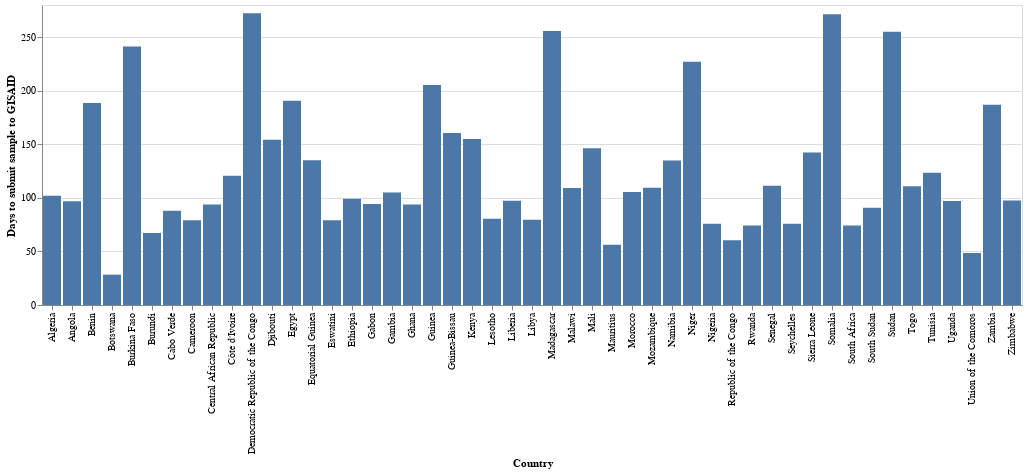

Notebook code cell kept with this figure:
### Code cell
alt.Chart(days_to_submit_df_2021).mark_bar().encode(x=alt.X("country", title="Country"), y=alt.Y("days_to_submit", title="Days to submit sample to GISAID"))

### Figure 1 — Vega-Lite specification as saved in the notebook (floating-point values rounded to 4 significant figures)
{"config": {"view": {"continuousWidth": 400, "continuousHeight": 300}}, "data": {"name": "data-6e5c3cc181a7acbf2c67bc04da58973a"}, "mark": "bar", "encoding": {"x": {"type": "nominal", "field": "country", "title": "Country"}, "y": {"type": "quantitative", "field": "days_to_submit", "title": "Days to submit sample to GISAID"}}, "$schema": "https://vega.github.io/schema/vega-lite/v4.8.1.json", "datasets": {"data-6e5c3cc181a7acbf2c67bc04da58973a": [{"country": "Botswana", "length": 29750.0, "purpose_of_sequencing": null, "days_to_submit": 28.33}, {"country": "Union of the Comoros", "length": 29760.0, "purpose_of_sequencing": null, "days_to_submit": 48.59}, {"country": "Mauritius", "length": 29740.0, "purpose_of_sequencing": null, "days_to_submit": 56.21}, {"country": "Republic of the Congo", "length": 29690.0, "purpose_of_sequencing": null, "days_to_submit": 60.48}, {"country": "Burundi", "length": 29700.0, "purpose_of_sequencing": null, "days_to_submit": 67.29}, {"country": "South Africa", "length": 29730.0, "purpose_of_sequencing": null, "days_to_submit": 74.3}, {"country": "Rwanda", "length": 29650.0, "purpose_of_sequencing": null, "days_to_submit": 74.31}, {"country": "Seychelles", "length": 29750.0, "purpose_of_sequencing": null, "days_to_submit": 75.89}, {"country": "Nigeria", "length": 29760.0, "purpose_of_sequencing": null, "days_to_submit": 75.94}, {"country": "Cameroon", "length": 29790.0, "purpose_of_sequencing": null, "days_to_submit": 79.05}, {"country": "Eswatini", "length": 29640.0, "purpose_of_sequencing": null, "days_to_submit": 79.06}, {"country": "Libya", "length": 29480.0, "purpose_of_sequencing": null, "days_to_submit": 79.62}, {"country": "Lesotho", "length": 29660.0, "purpose_of_sequencing": null, "days_to_submit": 80.61}, {"country": "Cabo Verde", "length": 29770.0, "purpose_of_sequencing": null, "days_to_submit": 87.85}, {"country": "South Sudan", "length": 29680.0, "purpose_of_sequencing": null, "days_to_submit": 90.71}, {"country": "Central African Republic", "length": 29770.0, "purpose_of_sequencing": null, "days_to_submit": 93.7}, {"country": "Ghana", "length": 29710.0, "purpose_of_sequencing": null, "days_to_submit": 93.82}, {"country": "Gabon", "length": 29690.0, "purpose_of_sequencing": null, "days_to_submit": 94.38}, {"country": "Angola", "length": 29820.0, "purpose_of_sequencing": null, "days_to_submit": 96.91}, {"country": "Uganda", "length": 29740.0, "purpose_of_sequencing": null, "days_to_submit": 97.02}, {"country": "Liberia", "length": 29870.0, "purpose_of_sequencing": null, "days_to_submit": 97.19}, {"country": "Zimbabwe", "length": 29780.0, "purpose_of_sequencing": null, "days_to_submit": 97.6}, {"country": "Ethiopia", "length": 29790.0, "purpose_of_sequencing": null, "days_to_submit": 99.22}, {"country": "Algeria", "length": 29770.0, "purpose_of_sequencing": null, "days_to_submit": 102.0}, {"country": "Gambia", "length": 29660.0, "purpose_of_sequencing": null, "days_to_submit": 104.9}, {"country": "Morocco", "length": 29690.0, "purpose_of_sequencing": null, "days_to_submit": 105.4}, {"country": "Malawi", "length": 29750.0, "purpose_of_sequencing": null, "days_to_submit": 109.3}, {"country": "Mozambique", "length": 29820.0, "purpose_of_sequencing": null, "days_to_submit": 109.3}, {"country": "Togo", "length": 29720.0, "purpose_of_sequencing": null, "days_to_submit": 110.9}, {"country": "Senegal", "length": 29520.0, "purpose_of_sequencing": null, "days_to_submit": 111.2}, {"country": "Côte d'Ivoire", "length": 29740.0, "purpose_of_sequencing": null, "days_to_submit": 120.6}, {"country": "Tunisia", "length": 29780.0, "purpose_of_sequencing": null, "days_to_submit": 123.5}, {"country": "Namibia", "length": 29770.0, "purpose_of_sequencing": null, "days_to_submit": 134.9}, {"country": "Equatorial Guinea", "length": 29690.0, "purpose_of_sequencing": null, "days_to_submit": 135.0}, {"country": "Sierra Leone", "length": 29640.0, "purpose_of_sequencing": null, "days_to_submit": 142.3}, {"country": "Mali", "length": 29770.0, "purpose_of_sequencing": null, "days_to_submit": 146.4}, {"country": "Djibouti", "length": 29750.0, "purpose_of_sequencing": null, "days_to_submit": 154.1}, {"country": "Kenya", "length": 29750.0, "purpose_of_sequencing": null, "days_to_submit": 154.9}, {"country": "Guinea-Bissau", "length": 29770.0, "purpose_of_sequencing": null, "days_to_submit": 160.6}, {"country": "Zambia", "length": 29560.0, "purpose_of_sequencing": null, "days_to_submit": 186.9}, {"country": "Benin", "length": 29600.0, "purpose_of_sequencing": null, "days_to_submit": 188.5}, {"country": "Egypt", "length": 29800.0, "purpose_of_sequencing": null, "days_to_submit": 190.7}, {"country": "Guinea", "length": 29750.0, "purpose_of_sequencing": null, "days_to_submit": 205.2}, {"country": "Niger", "length": 29750.0, "purpose_of_sequencing": null, "days_to_submit": 227.1}, {"country": "Burkina Faso", "length": 29640.0, "purpose_of_sequencing": null, "days_to_submit": 241.4}, {"country": "Sudan", "length": 29620.0, "purpose_of_sequencing": null, "days_to_submit": 255.1}, {"country": "Madagascar", "length": 29800.0, "purpose_of_sequencing": null, "days_to_submit": 255.7}, {"country": "Somalia", "length": 29740.0, "purpose_of_sequencing": null, "days_to_submit": 271.5}, {"country": "Democratic Republic of the Congo", "length": 29640.0, "purpose_of_sequencing": null, "days_to_submit": 272.3}]}}
